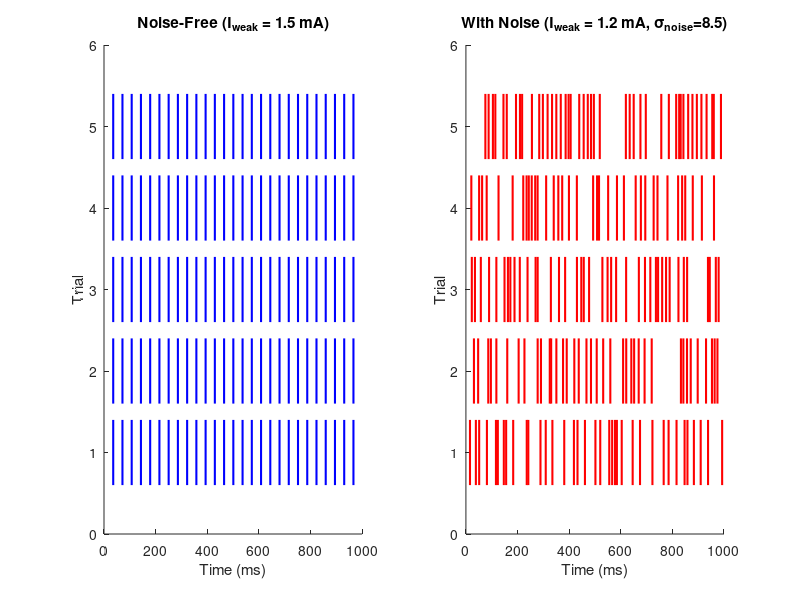

The MATLAB script that drew this image: (Note: this script raises an error after producing the figure.)
%%  comparing neuron behavior at I_weak = 1.5 mA ( value between 0 and 2 mA)
%  simulation parameters
dt = 0.1;          % time step in ms
T = 1000;          % simulation duration in ms (1 second)
t_array = 0:dt:T;
nSteps = length(t_array);
Erest = -65;       % resting potential (mV)
Eth = -55;         % threshold (mV)
tau = 20;          % membrane time constant (ms)
R = 10;            % membrane resistance (Ohm)
I_weak = 1.2;      % chosen input current (mA)

nTrials = 5;       % number of repeated trials

%% case1: Simulation witout background noise
sigma_noisesnf = 0;  % noise-free scenario

all_spike_times_nf = cell(nTrials,1);
firing_rates_nf = zeros(1, nTrials);

for trial = 1:nTrials
    rng(trial); % fixed seed for reproducibility for each trial
    v = Erest * ones(1, nSteps);
    spike_times = [];
    for i = 1:nSteps-1
        I_noise = sigma_noisesnf * randn;  % always 0 here sice sigma_noise=0
        v(i+1) = v(i) + (dt/tau)*(Erest - v(i) + R*(I_weak + I_noise));
        if v(i+1) >= Eth
            spike_times = [spike_times, t_array(i)];
            v(i+1) = Erest;  % reset after spike
        end
    end
    all_spike_times_nf{trial} = spike_times;
    firing_rates_nf(trial) = length(spike_times) / (T/1000);
end

%% case2: Sismulation with background noise
sigma_noise_n = 8.5;  % background noise value found from part (d)

all_spike_times_n = cell(nTrials,1);
firing_rates_n = zeros(1, nTrials);

for trial = 1:nTrials
    rng(trial+100);  % using a different seed offset for noise condition
    v = Erest * ones(1, nSteps);
    spike_times = [];
    for i = 1:nSteps-1
        I_noise = sigma_noise_n * randn;
        v(i+1) = v(i) + (dt/tau)*(Erest - v(i) + R*(I_weak + I_noise));
        if v(i+1) >= Eth
            spike_times = [spike_times, t_array(i)];
            v(i+1) = Erest;
        end
    end
    all_spike_times_n{trial} = spike_times;
    firing_rates_n(trial) = length(spike_times) / (T/1000);
end

% calculating mean firing rates 
mean_rate_nf = mean(firing_rates_nf);
mean_rate_n = mean(firing_rates_n);
fprintf('Noise-free condition: Mean firing rate = %.2f Hz\n', mean_rate_nf);
fprintf('With noise: Mean firing rate = %.2f Hz\n', mean_rate_n);

%% plot raster plots for comparison
figure;

% case1: raster plot for noise-free condition
subplot(1,2,1);
hold on;
for trial = 1:nTrials
    spike_times = all_spike_times_nf{trial};
    for s = 1:length(spike_times)
        line([spike_times(s) spike_times(s)], [trial-0.4, trial+0.4], 'Color', 'b', 'LineWidth', 1.5);
    end
end
hold off;
xlabel('Time (ms)');
ylabel('Trial');
title('Noise-Free (I_{weak} = 1.5 mA)');
xlim([0, T]);
ylim([0, nTrials+1]);

% case2: raster plot for noise condition
subplot(1,2,2);
hold on;
for trial = 1:nTrials
    spike_times = all_spike_times_n{trial};
    for s = 1:length(spike_times)
        line([spike_times(s) spike_times(s)], [trial-0.4, trial+0.4], 'Color', 'r', 'LineWidth', 1.5);
    end
end
hold off;
xlabel('Time (ms)');
ylabel('Trial');
title('With Noise (I_{weak} = 1.2 mA, \sigma_{noise}=8.5)');
xlim([0, T]);
ylim([0, nTrials+1]);

sgtitle('Raster Plots Comparing Neuron Behavior at I_{weak} = 1.2 mA');

